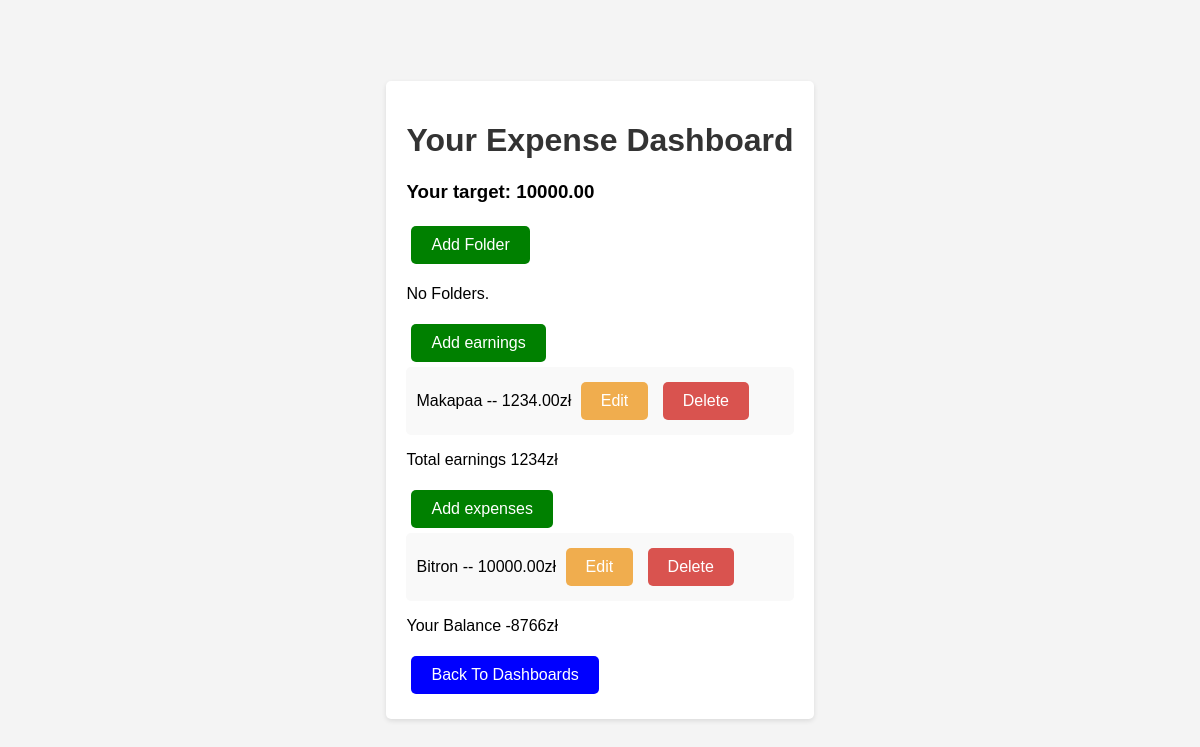
Before: /expenses/dashboard/4/ (signed in) with the older database file.
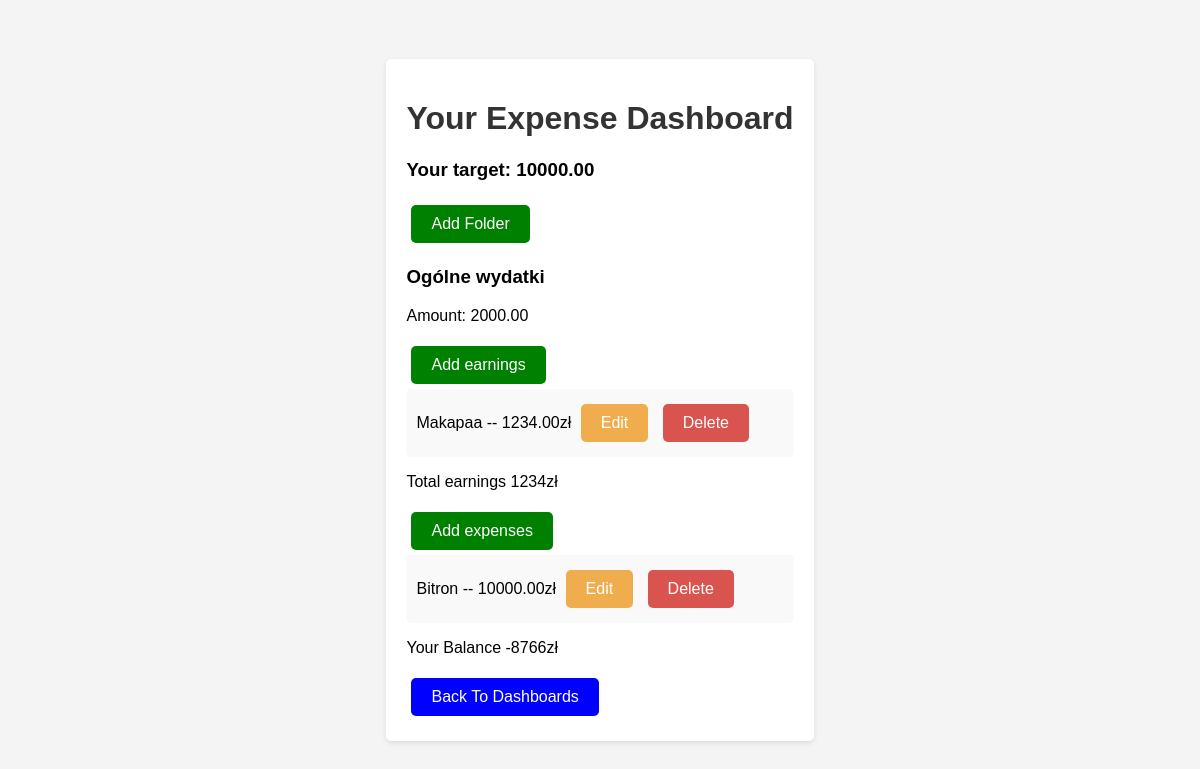
After: the same page with the newer database file.
### base/models.py (models this page shows, shortened)
class Earnings(models.Model):
    name = models.CharField(max_length=255)
    money = models.DecimalField(max_digits=15, decimal_places=2)
    description = models.TextField(blank=True)
    date = models.DateTimeField(default=datetime.now, blank=True)
    user = models.ForeignKey(User, on_delete=models.CASCADE)
    dashboard = models.ForeignKey(Dashboard, on_delete=models.CASCADE)
    directorie = models.ForeignKey(Directorie, on_delete=models.CASCADE, related_name='earnings', null=True)

class Expense(models.Model):
    name = models.CharField(max_length=255)
    cost = models.DecimalField(max_digits=15, decimal_places=2)
    descripton = models.TextField()
    date = models.DateTimeField(default=datetime.now, blank=True)
    user = models.ForeignKey(User, on_delete=models.CASCADE)
    dashboard = models.ForeignKey(Dashboard, on_delete=models.CASCADE)
    directorie = models.ForeignKey(Directorie, on_delete=models.CASCADE, related_name='expenses', null=True)

class Directorie(models.Model):
    name = models.CharField(max_length=255)
    amount = models.DecimalField(max_digits=15, decimal_places=2)
    dashboard = models.ForeignKey(Dashboard, on_delete=models.CASCADE, related_name='directories', null=True)
    user = models.ForeignKey(User, on_delete=models.CASCADE)

### expenses/views.py (the view)
# urls.py: path('dashboard/<int:pk>/', DetailDashboardPage.as_view(), name='dashboard'),
class DetailDashboardPage(LoginRequiredMixin, DetailView):
    model = Dashboard
    template_name = 'expenses/detail_dashboard_page.html'
    def get_context_data(self, **kwargs) -> dict[str, Any]:
        context = super().get_context_data(**kwargs)
        dashboard = self.get_object()
        context['dashboard_id'] = dashboard.pk
        directories = Directorie.objects.filter(dashboard=dashboard, user=self.request.user)
        total_expenses = Expense.objects.filter(dashboard=dashboard, user=self.request.user).aggregate(Sum('cost'))[
                             'cost__sum'] or 0
        total_earnigs = Earnings.objects.filter(dashboard=dashboard, user=self.request.user).aggregate(Sum('money'))[
                            'money__sum'] or 0
        context['directories'] = directories
        context['dashboard'] = dashboard
        context['total_earnigs'] = total_earnigs
        context['total_expenses'] = total_expenses
        context['balance'] = total_earnigs - total_expenses
        context['expenses'] = Expense.objects.filter(dashboard=dashboard, user=self.request.user)
        context['earnings'] = Earnings.objects.filter(dashboard=dashboard, user=self.request.user)
        return context

### expenses/templates/expenses/detail_dashboard_page.html (shortened to what this page needs)
{% load static %}
<!DOCTYPE html>
<html lang="en">
<head>
    <link rel="stylesheet" type="text/css" href="{% static 'expenses/style.css' %}">
</head>
<div class="container">
    <h1>Your Expense Dashboard</h1>
    <h3>Your target: {{dashboard.target}}</h3>
    <a class="button add r" href="{% url 'create_directorie' dashboard_id=dashboard.pk %}">Add Folder</a>
    {% for directorie in directories %}
        <div>
            <h3>{{ directorie.name }}</h3>
            <p>Amount: {{ directorie.amount }}</p>
        </div>
    {% empty %}
        <p>No Folders.</p>
    {% endfor %}
    <a class="button add r" href="{% url 'earnings_form_without_directorie' dashboard_id=dashboard_id %}">Add earnings</a>
    {% for earning in earnings %}
      <div class="list-item">
        <span class="item-text">{{ earning.name }} -- {{ earning.money }}zł</span>
        <a class="button edit" href="{% url 'edit_earnings' pk=earning.pk %}">Edit</a>
        <a class="button delete" href="{% url 'delete_earnings' pk=earning.pk %}">Delete</a>
      </div>
    {% empty %}
      <p>You have no data</p>
    {% endfor %}
        <p>Total earnings {{total_earnigs}}zł</p>
        <a class="button add r" href="{% url 'expenses_form_without_directorie' dashboard_id=dashboard_id %}">Add expenses</a>
        {% for expense in expenses %}
      <div class="list-item">
        <span class="item-text">{{ expense.name }} -- {{ expense.cost }}zł</span>
        <a class="button edit" href="{% url 'edit_expenses' pk=expense.pk %}">Edit</a>
        <a class="button delete" href="{% url 'delete_expenses' pk=expense.pk %}">Delete</a>
      </div>
    {% empty %}
      <p>You have no data</p>
    {% endfor %}
    <p>Your Balance {{ balance }}zł </p>
    <a class="button add b" href="{% url 'main_page' %}">Back To Dashboards</a>
</div>

Changed rows visible on the page:
added Directorie: name "Ogólne wydatki", amount "2000.00"
Other visible differences:
text no longer shown: "No Folders."
